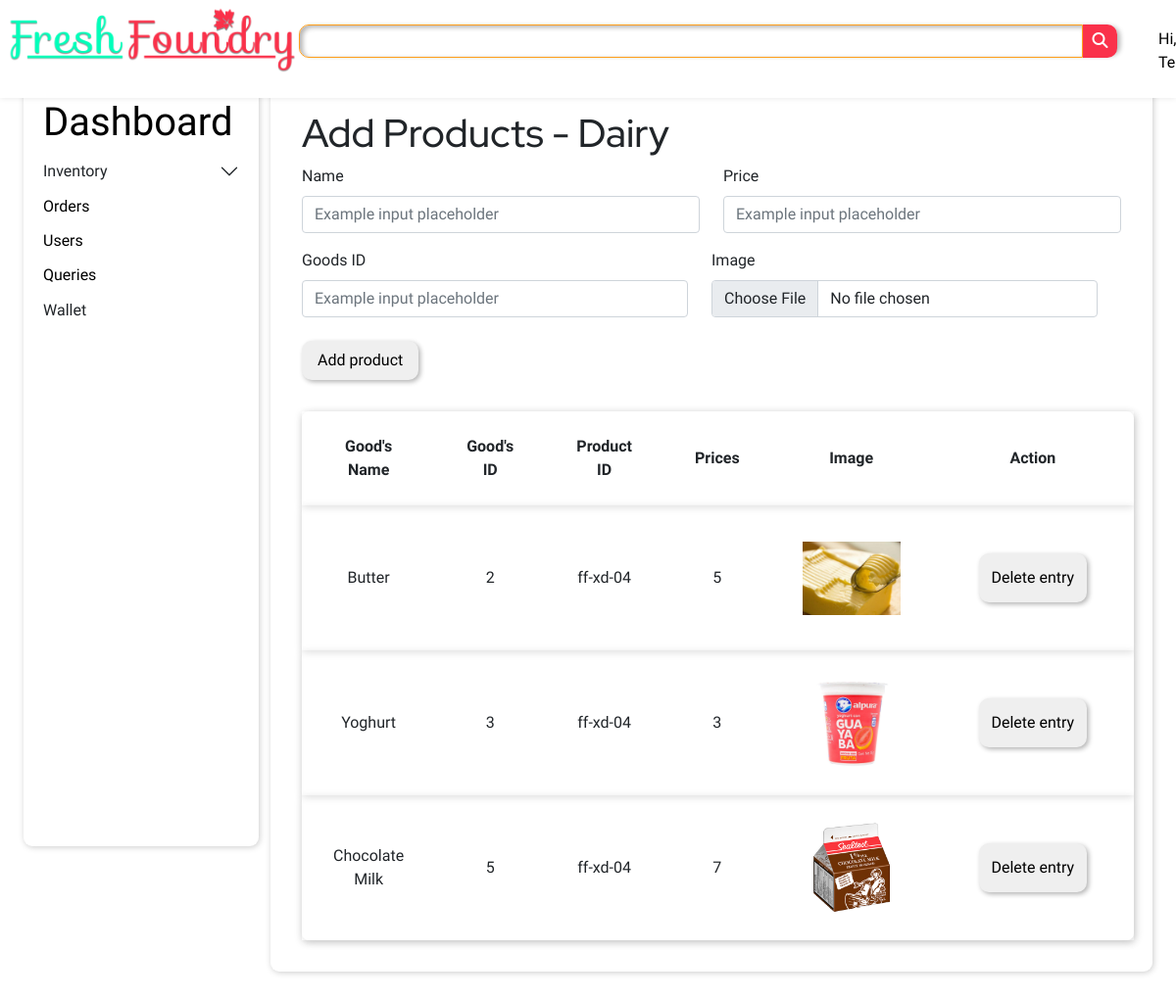
The app's page /Admin/a_dairy.php (signed in) with its own data.
### tables this page shows
CREATE TABLE `dairy` (
  `sr_no` int(11) NOT NULL,
  `goods` varchar(255) NOT NULL,
  `goods_id` varchar(255) NOT NULL,
  `prod_id` varchar(255) NOT NULL,
  `price` int(11) NOT NULL,
  `image` varchar(255) NOT NULL
);

### Admin/a_dairy.php (the view, shortened to what this page needs)
<?php
    @include'../dbadmin.php';
?>
<!DOCTYPE html>
<html lang="en">
<head>
    <link rel="stylesheet" href="../style/admin_style.css">
    <link rel="stylesheet" href="../style/style.css">
    <link rel="stylesheet" href="https://cdn.jsdelivr.net/npm/bootstrap@5.1.3/dist/css/bootstrap.min.css">
</head>
<body>
    <header>
        <div class="logo">
            <a href="../indexloggedin.php"><img src="../Assets/Images/FreshLogo0.3.png" alt=""></a>
        </div>
        <div class="shadow-box">
            <div class="searchbar">
                <input type="text">
                <a href="#"><button><i class="fas fa-search"></i></button></a>
            </div>
        </div>
        <div class="nav">
            <nav class="navbar">
                <ul>
                    <li><a href="#">Hi, <?php echo ucfirst($_COOKIE['user_cookie']);?></a></li>
                </ul>
            </nav>
        </div>
    </header>
    <main>
        <div class="dashboard">
            <h1 class="dashhead">
            <a href="../lollipop.php">Dashboard</a>
            </h1>
            <div class="accordion accordion-flush">
                <div class="accordion-item">
                  <h2 class="accordion-header" id="flush-headingOne">
                    <h2 class="accordion-button collapsed" style="cursor: pointer; margin: 0%;" data-bs-toggle="collapse" data-bs-target="#flush-collapseOne" aria-expanded="false" aria-controls="flush-collapseOne">
                      Inventory
                    </h2>
                  </h2>
                </div>
              </div>
            <h2 class="dashitem">
                <a style="text-decoration: none;color: black;" href="./allorders.php">Orders</a>
            </h2>
            <h2 class="dashitem">
                <a style="text-decoration: none;color: black;" href="./users.php">Users</a>
            </h2>
            <h2 class="dashitem">
                <a style="text-decoration: none;color: black;" href="./cxqueries.php">Queries</a>
            </h2>
            <h2 class="dashitem">
                Wallet
            </h2>
        </div>
        <div class="adminops">
            <form action="goods_execute.php" method="POST" enctype="multipart/form-data">
                <h1 class="formHead">Add Products - Dairy</h1>
                <div class="row">
                    <div class="mb-3 col">
                        <label for="nameField" class="form-label opsFormIp1">Name</label>
                        <input type="text" name="goods_name" class="form-control" id="nameInput" placeholder="Example input placeholder">
                    </div>
                    <div class=" col">
                        <label for="priceField" class="form-label opsFormIp1">Price</label>
                        <input type="text" name="price" class="form-control" id="nameInput" placeholder="Example input placeholder">
                    </div>
                <div class="row">
                    <div class=" col">
                        <label for="priceField" class="form-label opsFormIp1">Goods ID</label>
                        <input type="text" name="goods_id" class="form-control" id="nameInput" placeholder="Example input placeholder">
                    </div>
                    <div class=" col ">
                        <label for="formFile" class="form-label opsFormIp3">Image</label>
                        <input class="form-control"  name="image" type="file" id="formFile"><br/>
                    </div>
                <div><button type="submit" class="submit" style="border-radius:10px; border:none; box-shadow: 2px 2px 5px rgba(0,0,0,0.3); padding: 0.5em 1em;" >Add product</button>
            </form>
        </div>
        <div class="prods">
            <?php
                $query = "SELECT * FROM dairy";
                $stmt = $db->prepare($query);
                $stmt->execute();
                $row = $stmt->fetchAll(PDO::FETCH_ASSOC);
                echo '<div style=\'margin-top:2em;text-align:center\'><table>';
                echo '<tr style=\'font-weight:bold;\'><td>Good\'s Name</td><td>Good\'s ID</td><td>Product ID</td><td>Prices</td><td>Image</td><td>Action</td></tr>';
                foreach($row as $r){
                    echo '<form action=\'editprods.php\' method=\'POST\'><tr><input type=\'hidden\' name=\'goods_name\' value=\''.$r['goods'].'\'><td>'.$r['goods'].'</td><td>'.$r['goods_id'].'</td><input type=\'hidden\' name=\'prod_id\' value=\''.$r['prod_id'].'\'><td>'.$r['prod_id'].'</td><td>'.$r['price'].'</td><input type=\'hidden\' name=\'image\' value=\''.$r['image'].'\'><td><img style=\'width:100px;height:100px;object-fit:contain\' src=\'../uploads/'.$r['image'].'\'></td><td><input style=\'margin:1em;padding:.8em;border-radius:10px;border:none;box-shadow: 2px 2px 5px rgba(0,0,0,0.3);\' type=\'submit\' name=\'delete\' value=\'Delete entry\'></td></tr></form>';
                }
                echo '</table></div>';
            ?>
        </div>
    </main>
</body>
</html>

### Style/admin_style.css (style rules this page uses)
body { background-color: var(--g-whitebg); height: 100vh; width: 100vw; }
main { display: grid; grid-template-areas: "sidebar ops ops"; }
.dashboard { grid-area: "sidebar"; width: 20vw; height: 98vh; background-color: var(--white); border-radius: 9px; margin-left: 2vw; margin-top: 10vh; box-shadow: var(--shadowbright); }
.dashitem { cursor: pointer; font-size: 16px; padding-left: 20px; }
.dashhead { padding-left: 20px; padding-top: 20px; margin-bottom: 0; font-family: var(--red-hat-display); }
.adminops { grid-area: "ops"; width: 75vw; height: fit-content; min-height: 98vh; margin-bottom: 10vh; background-color: var(--white); border-radius: 9px; margin-top: 10vh; box-shadow: var(--shadowbright); padding: 2rem !important; }
.formHead { font-family: var(--red-hat-display); }
.dashhead a { text-decoration: none ; color: black ; }
.dashboard .dashitem { padding-bottom: .5em; }

### Style/style.css (style rules this page uses)
* { box-sizing: border-box; margin: 0; padding: 0; font-family: var(--comfortaa); }
body { background-color: var(--g-whitebg); overflow-x: hidden; }
header { width: 100%; box-shadow: .1px 0.1px 6px var(--black-01); background-color: var(--white); position: fixed; display: flex; justify-content: space-evenly; z-index: 999; }
.logo img { width: 300px; height: 72px; }
.logo { margin-top: 5px; margin-left: 5px; width: 300px; height: auto; }
.searchbar { display: flex; padding: 0px; }
.searchbar a { text-decoration: none; }
.searchbar button { border-radius: 0px 10px 10px 0px; border-color: transparent; width: 35px; height: 34px; background-color: var(--logo-red); }
.searchbar i { color: var(--white); }
.shadow-box { background-size: fit-content; border-radius: 10px; box-shadow: 3px 2px 5px rgba(0, 0, 0, 0.3); padding: 0px; margin-top: 25px; height: 3.7vh; }
@media screen and (min-width: 1080px) { .searchbar input { border: 1px solid var(--outlines); border-radius: 10px 0px 0px 10px; box-shadow: inset 3px 2px 5px rgba(0, 0, 0, 0.3); width: 800px; height: 30px; padding: 1em; } }
.navbar { margin-top: 20px; }
.navbar ul { display: flex; justify-content: flex-end; }
.navbar ul li { padding: 0 10px; list-style-type: none; }
.navbar a { text-decoration: none; color: black; }
table { border-radius:7px; box-shadow:2px 2px 8px rgba(0, 0, 0, 0.137); padding: 2rem; width: 100%; }
td { padding-left: 2rem; padding-right: 2rem; padding-top: 1.5rem; padding-bottom: 1.5rem; }
tr { padding-left: 2rem; padding-right: 2rem; padding-top: 1rem; padding-bottom: 2rem; box-shadow: 0px 2px 8px rgba(0, 0, 0, 0.13); }

### Style/variables.css (style rules this page uses)
* { --g-whitebg : #f6f6f6; --white : #ffffff; --black : #000000; --black-01 : rgba(0, 0, 0, 0.1); --outlines : #ff9f1c; --logo-green : #01ffba; --logo-red : #fa314a; --red : #fa314a; --shadowdeep: 2px 2px 6px #00000034; --shadowbright: 1px 1px 6px #00000034; }

### records on screen
dairy: goods "Butter", goods_id "2", prod "ff-xd-04", price "5", image (picture)
dairy: goods "Yoghurt", goods_id "3", prod "ff-xd-04", price "3", image (picture)
dairy: goods "Chocolate Milk", goods_id "5", prod "ff-xd-04", price "7", image (picture)
